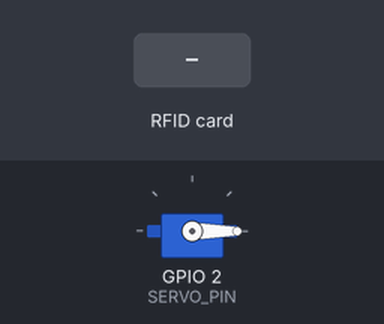
Simulated run of this sketch. Board: ESP32. Shown: servo. The inputs (shaded band) are chosen by the test bench. What the sketch prints to the serial monitor is not drawn.

Above: at 1.2 s.
1.3 s: RFID card 5E 7A 19 C4 held to the reader
At 2.1 s:
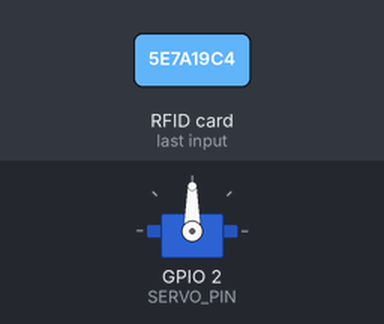
Timing chart, 0 to 4.3 s (numbered marks = the images above; inputs shaded):
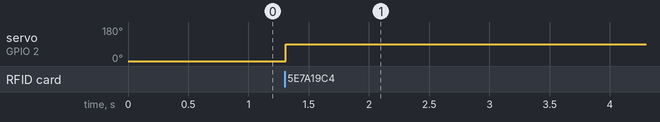

The sketch:

RFID_Servo.ino
```cpp
#include <Arduino.h>
#include <SPI.h>
#include <MFRC522.h>
#include <ESP32Servo.h>

// RFID RC522 Pins for ESP32
#define SS_PIN    21
#define RST_PIN   22
#define SERVO_PIN 2

// Servo angles for MG90S
#define LOCKED_ANGLE   0
#define UNLOCKED_ANGLE 90

MFRC522 mfrc522(SS_PIN, RST_PIN);
Servo lockServo;

bool isLocked = true;

void setup() {
  Serial.begin(115200);

  // Setup servo
  lockServo.attach(SERVO_PIN);
  lockServo.write(LOCKED_ANGLE);

  SPI.begin();
  mfrc522.PCD_Init();

  Serial.println("RFID Lock Ready!");
  Serial.println("Scan your card...");
}

void loop() {
  // Check for new card
  if (!mfrc522.PICC_IsNewCardPresent()) {
    return;
  }

  if (!mfrc522.PICC_ReadCardSerial()) {
    return;
  }

  // Print card UID
  Serial.print("Card detected! UID: ");
  for (byte i = 0; i < mfrc522.uid.size; i++) {
    Serial.print(mfrc522.uid.uidByte[i] < 0x10 ? " 0" : " ");
    Serial.print(mfrc522.uid.uidByte[i], HEX);
  }
  Serial.println();

  // Toggle lock
  isLocked = !isLocked;

  if (isLocked) {
    lockServo.write(LOCKED_ANGLE);
    Serial.println("🔒 LOCKED");
  } else {
    lockServo.write(UNLOCKED_ANGLE);
    Serial.println("🔓 UNLOCKED");
  }

  delay(2000);

  mfrc522.PICC_HaltA();
  mfrc522.PCD_StopCrypto1();
}
```

Measured:
- after the input at 1.3 s, servo on GPIO 2 (SERVO_PIN): 0° → 90° at once
